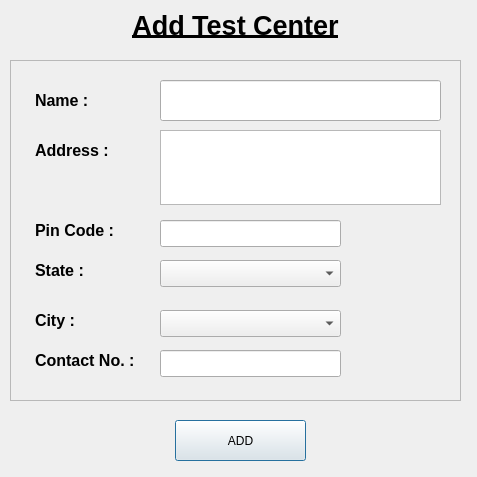
<?xml version="1.0" encoding="UTF-8"?>
<ui version="4.0">
 <class>addTestCenter</class>
 <widget class="QDialog" name="addTestCenter">
  <property name="geometry">
   <rect>
    <x>0</x>
    <y>0</y>
    <width>477</width>
    <height>477</height>
   </rect>
  </property>
  <property name="windowTitle">
   <string> </string>
  </property>
  <widget class="QLabel" name="title">
   <property name="geometry">
    <rect>
     <x>10</x>
     <y>0</y>
     <width>451</width>
     <height>51</height>
    </rect>
   </property>
   <property name="text">
    <string>&lt;html&gt;&lt;head/&gt;&lt;body&gt;&lt;p align=&quot;center&quot;&gt;&lt;span style=&quot; font-size:20pt; font-weight:600; text-decoration: underline;&quot;&gt;Add Test Center&lt;/span&gt;&lt;/p&gt;&lt;/body&gt;&lt;/html&gt;</string>
   </property>
  </widget>
  <widget class="QFrame" name="frame">
   <property name="geometry">
    <rect>
     <x>10</x>
     <y>60</y>
     <width>451</width>
     <height>341</height>
    </rect>
   </property>
   <property name="styleSheet">
    <string notr="true"/>
   </property>
   <property name="frameShape">
    <enum>QFrame::StyledPanel</enum>
   </property>
   <property name="frameShadow">
    <enum>QFrame::Raised</enum>
   </property>
   <widget class="QLabel" name="nameLabel">
    <property name="geometry">
     <rect>
      <x>25</x>
      <y>20</y>
      <width>81</width>
      <height>41</height>
     </rect>
    </property>
    <property name="text">
     <string>&lt;html&gt;&lt;head/&gt;&lt;body&gt;&lt;p&gt;&lt;span style=&quot; font-size:12pt; font-weight:600;&quot;&gt;Name :&lt;/span&gt;&lt;/p&gt;&lt;/body&gt;&lt;/html&gt;</string>
    </property>
   </widget>
   <widget class="QLineEdit" name="name">
    <property name="geometry">
     <rect>
      <x>150</x>
      <y>20</y>
      <width>281</width>
      <height>41</height>
     </rect>
    </property>
   </widget>
   <widget class="QLabel" name="addressLabel">
    <property name="geometry">
     <rect>
      <x>25</x>
      <y>70</y>
      <width>91</width>
      <height>41</height>
     </rect>
    </property>
    <property name="text">
     <string>&lt;html&gt;&lt;head/&gt;&lt;body&gt;&lt;p&gt;&lt;span style=&quot; font-size:12pt; font-weight:600;&quot;&gt;Address :&lt;/span&gt;&lt;/p&gt;&lt;/body&gt;&lt;/html&gt;</string>
    </property>
   </widget>
   <widget class="QLabel" name="contactLabel">
    <property name="geometry">
     <rect>
      <x>25</x>
      <y>280</y>
      <width>131</width>
      <height>41</height>
     </rect>
    </property>
    <property name="text">
     <string>&lt;html&gt;&lt;head/&gt;&lt;body&gt;&lt;p&gt;&lt;span style=&quot; font-size:12pt; font-weight:600;&quot;&gt;Contact No. :&lt;/span&gt;&lt;/p&gt;&lt;/body&gt;&lt;/html&gt;</string>
    </property>
   </widget>
   <widget class="QLabel" name="stateLabel">
    <property name="geometry">
     <rect>
      <x>25</x>
      <y>190</y>
      <width>61</width>
      <height>41</height>
     </rect>
    </property>
    <property name="text">
     <string>&lt;html&gt;&lt;head/&gt;&lt;body&gt;&lt;p&gt;&lt;span style=&quot; font-size:12pt; font-weight:600;&quot;&gt;State :&lt;/span&gt;&lt;/p&gt;&lt;/body&gt;&lt;/html&gt;</string>
    </property>
   </widget>
   <widget class="QLabel" name="pinCodeLabel">
    <property name="geometry">
     <rect>
      <x>25</x>
      <y>150</y>
      <width>91</width>
      <height>41</height>
     </rect>
    </property>
    <property name="text">
     <string>&lt;html&gt;&lt;head/&gt;&lt;body&gt;&lt;p&gt;&lt;span style=&quot; font-size:12pt; font-weight:600;&quot;&gt;Pin Code :&lt;/span&gt;&lt;/p&gt;&lt;/body&gt;&lt;/html&gt;</string>
    </property>
   </widget>
   <widget class="QLabel" name="cityLabel">
    <property name="geometry">
     <rect>
      <x>25</x>
      <y>240</y>
      <width>61</width>
      <height>41</height>
     </rect>
    </property>
    <property name="text">
     <string>&lt;html&gt;&lt;head/&gt;&lt;body&gt;&lt;p&gt;&lt;span style=&quot; font-size:12pt; font-weight:600;&quot;&gt;City :&lt;/span&gt;&lt;/p&gt;&lt;/body&gt;&lt;/html&gt;</string>
    </property>
   </widget>
   <widget class="QTextEdit" name="address">
    <property name="geometry">
     <rect>
      <x>150</x>
      <y>70</y>
      <width>281</width>
      <height>75</height>
     </rect>
    </property>
   </widget>
   <widget class="QLineEdit" name="pinCode">
    <property name="geometry">
     <rect>
      <x>150</x>
      <y>160</y>
      <width>181</width>
      <height>27</height>
     </rect>
    </property>
   </widget>
   <widget class="QLineEdit" name="contact">
    <property name="geometry">
     <rect>
      <x>150</x>
      <y>290</y>
      <width>181</width>
      <height>27</height>
     </rect>
    </property>
    <property name="inputMethodHints">
     <set>Qt::ImhNone</set>
    </property>
   </widget>
   <widget class="QComboBox" name="state">
    <property name="geometry">
     <rect>
      <x>150</x>
      <y>200</y>
      <width>181</width>
      <height>27</height>
     </rect>
    </property>
   </widget>
   <widget class="QComboBox" name="city">
    <property name="geometry">
     <rect>
      <x>150</x>
      <y>250</y>
      <width>181</width>
      <height>27</height>
     </rect>
    </property>
   </widget>
  </widget>
  <widget class="QPushButton" name="addButton">
   <property name="geometry">
    <rect>
     <x>175</x>
     <y>420</y>
     <width>131</width>
     <height>41</height>
    </rect>
   </property>
   <property name="text">
    <string>ADD</string>
   </property>
  </widget>
 </widget>
 <resources/>
 <connections/>
</ui>
